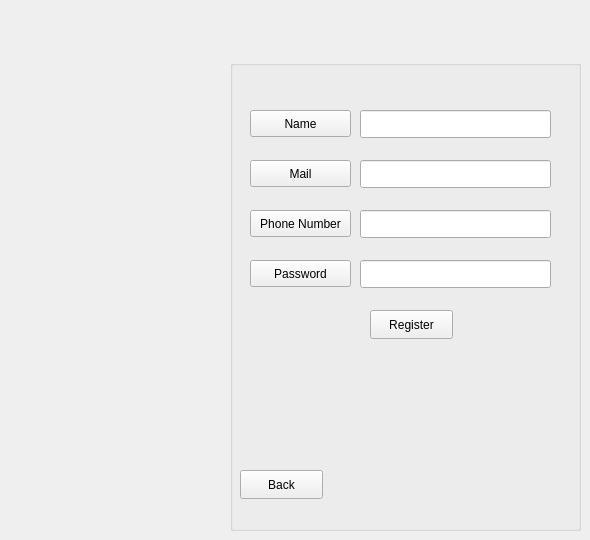
    <widget class="QWidget" name="Reg_1st">
     <property name="styleSheet">
      <string notr="true"/>
     </property>
     <widget class="QGroupBox" name="groupBox">
      <property name="geometry">
       <rect>
        <x>230</x>
        <y>60</y>
        <width>351</width>
        <height>471</height>
       </rect>
      </property>
      <property name="title">
       <string/>
      </property>
      <widget class="QToolButton" name="toolButton_5">
       <property name="geometry">
        <rect>
         <x>20</x>
         <y>50</y>
         <width>101</width>
         <height>27</height>
        </rect>
       </property>
       <property name="text">
        <string>Name</string>
       </property>
      </widget>
      <widget class="QLineEdit" name="name_box">
       <property name="geometry">
        <rect>
         <x>130</x>
         <y>50</y>
         <width>191</width>
         <height>28</height>
        </rect>
       </property>
      </widget>
      <widget class="QToolButton" name="toolButton_6">
       <property name="geometry">
        <rect>
         <x>20</x>
         <y>100</y>
         <width>101</width>
         <height>27</height>
        </rect>
       </property>
       <property name="text">
        <string>Mail</string>
       </property>
      </widget>
      <widget class="QToolButton" name="toolButton_7">
       <property name="geometry">
        <rect>
         <x>20</x>
         <y>150</y>
         <width>101</width>
         <height>27</height>
        </rect>
       </property>
       <property name="text">
        <string>Phone Number</string>
       </property>
      </widget>
      <widget class="QToolButton" name="toolButton_8">
       <property name="geometry">
        <rect>
         <x>20</x>
         <y>200</y>
         <width>101</width>
         <height>27</height>
        </rect>
       </property>
       <property name="text">
        <string>Password</string>
       </property>
      </widget>
      <widget class="QLineEdit" name="mail_box">
       <property name="geometry">
        <rect>
         <x>130</x>
         <y>100</y>
         <width>191</width>
         <height>28</height>
        </rect>
       </property>
      </widget>
      <widget class="QLineEdit" name="phnnum_box">
       <property name="geometry">
        <rect>
         <x>130</x>
         <y>150</y>
         <width>191</width>
         <height>28</height>
        </rect>
       </property>
      </widget>
      <widget class="QLineEdit" name="pass_box">
       <property name="geometry">
        <rect>
         <x>130</x>
         <y>200</y>
         <width>191</width>
         <height>28</height>
        </rect>
       </property>
      </widget>
      <widget class="QPushButton" name="pushButton_10">
       <property name="geometry">
        <rect>
         <x>140</x>
         <y>250</y>
         <width>83</width>
         <height>29</height>
        </rect>
       </property>
       <property name="text">
        <string>Register</string>
       </property>
      </widget>
      <widget class="QPushButton" name="pushButton_45">
       <property name="geometry">
        <rect>
         <x>10</x>
         <y>410</y>
         <width>83</width>
         <height>29</height>
        </rect>
       </property>
       <property name="text">
        <string>Back</string>
       </property>
      </widget>
     </widget>
    </widget>
